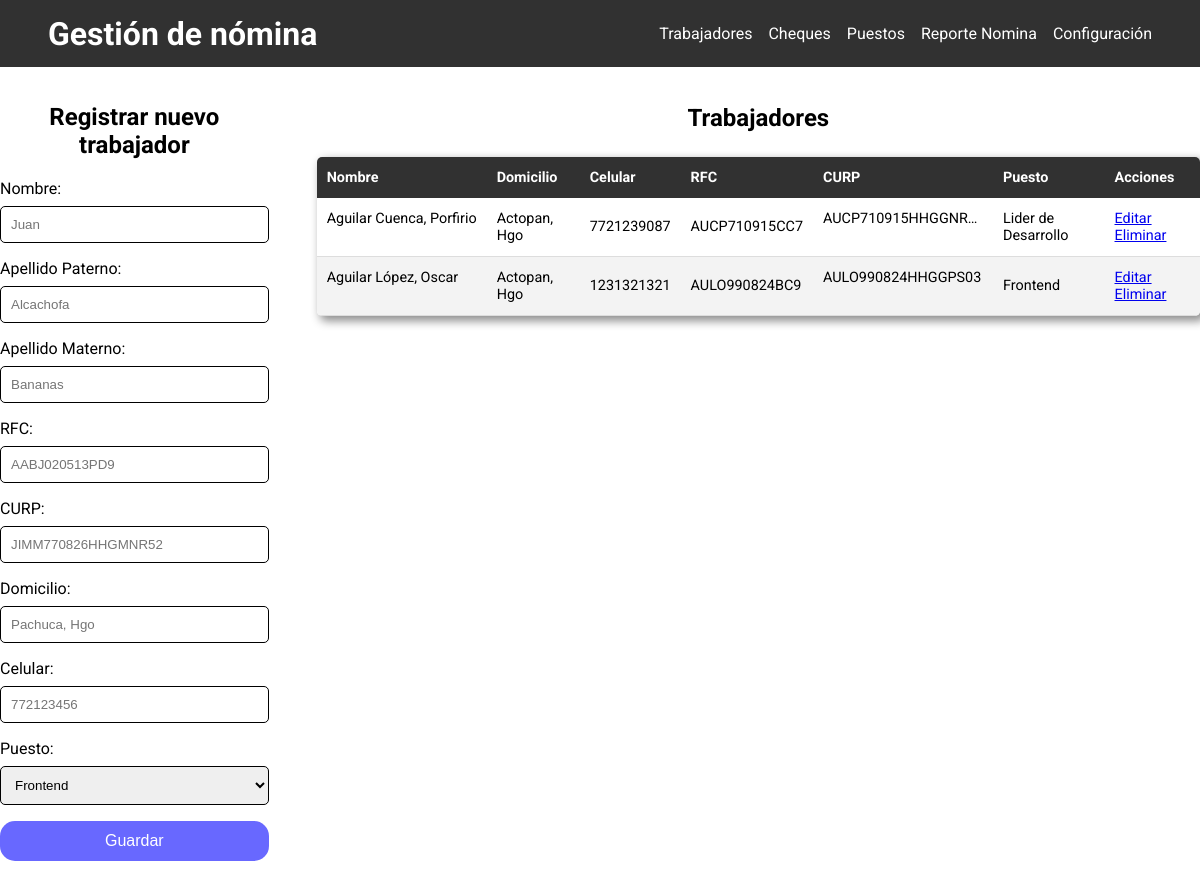
Page /trabajador-index.php on the earlier database version.
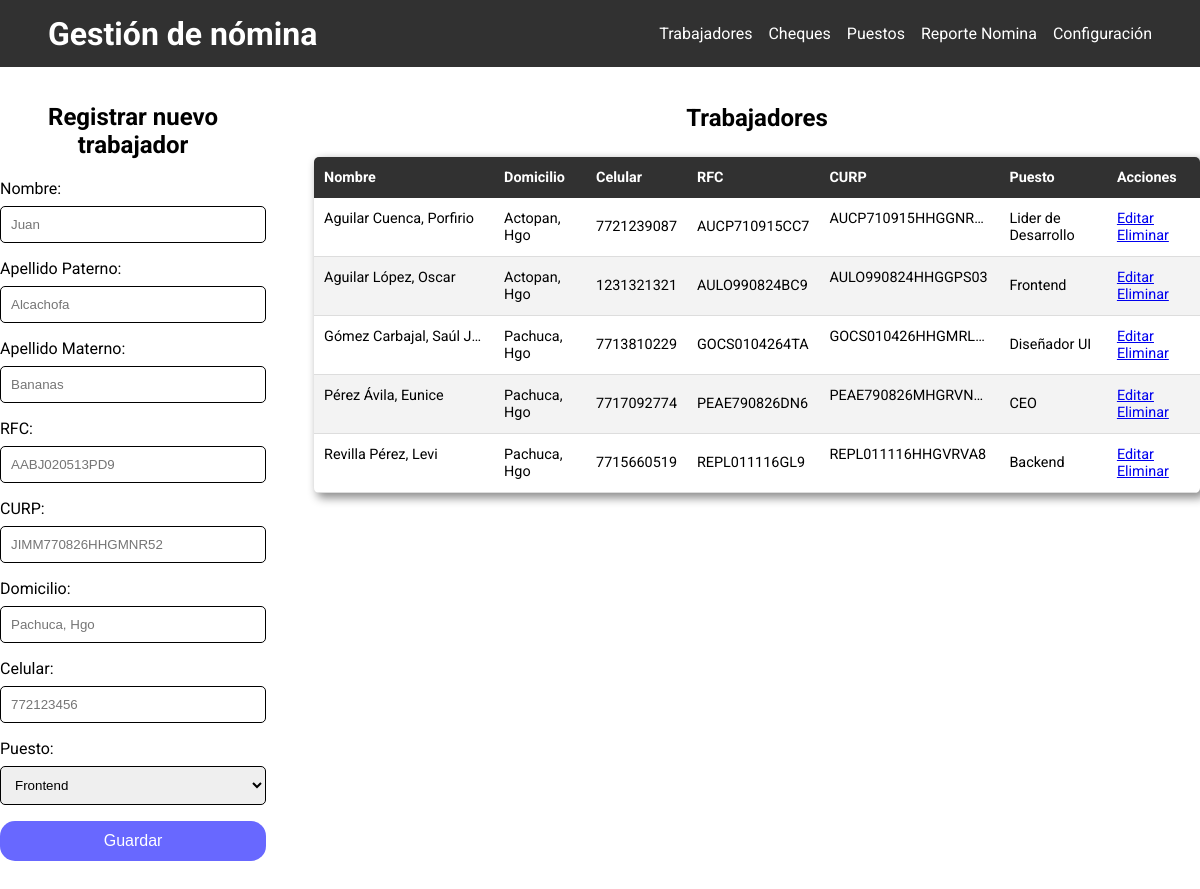
Same page on the later database version.
### tables this page shows
CREATE TABLE IF NOT EXISTS `trabajador` (
  `idTrabajador` INT NOT NULL AUTO_INCREMENT,
  `nombre` VARCHAR(80) NOT NULL,
  `apellido_paterno` VARCHAR(80) NOT NULL,
  `apellido_materno` VARCHAR(80) NOT NULL,
  `RFC` VARCHAR(13) NOT NULL UNIQUE,
  `CURP` VARCHAR(18) NOT NULL UNIQUE,
  `domicilio` VARCHAR(255) NOT NULL,
  `celular` VARCHAR(10) NOT NULL,
  `Puesto_idPuesto` TINYINT(3) NOT NULL,
  PRIMARY KEY (`idTrabajador`),
  KEY `fk_Trabajador_Puesto_idx` (`Puesto_idPuesto`),
  CONSTRAINT `fk_Trabajador_Puesto`
    FOREIGN KEY (`Puesto_idPuesto`)
    REFERENCES `puesto` (`idPuesto`));

CREATE TABLE IF NOT EXISTS `puesto` (
  `idPuesto` TINYINT(3) NOT NULL AUTO_INCREMENT,
  `nombre` VARCHAR(45) NOT NULL,
  `descripcion` VARCHAR(255) NOT NULL,
  `salario_hora_base` DECIMAL(20,2) UNSIGNED NOT NULL,
  `salario_hora_extra` DECIMAL(20,2) UNSIGNED NOT NULL,
  PRIMARY KEY (`idPuesto`));

### includes/helpers.php (called while the page is built, shortened)
<?php
function get_trabajadores($db)
{
    $query = "SELECT * FROM trabajador ORDER BY apellido_paterno ASC";
    $result_user = mysqli_query($db, $query);
    return $result_user;
}
function get_puestos($db)
{
    $query = "SELECT * FROM puesto";
    $result = mysqli_query($db, $query);
    return $result;
}
function get_puesto($db, $id)
{
    $query = "SELECT * FROM puesto WHERE idPuesto = $id";
    $result = mysqli_query($db, $query);
    return mysqli_fetch_assoc($result);
}

### trabajador-index.php (the view)
<?php include './includes/header.php' ?>
<div class="container-fluid">
  <div class="form-container">
    <h2>Registrar nuevo trabajador</h2>
    <form action="save-trabajador.php" method="post" class="form">
      <label for="nombre" class="form-label">
        <span>Nombre:</span>
        <input required type="text" name="nombre" id="nombre" placeholder="Juan">
      </label>
      <label for="apellido_paterno" class="form-label">
        <span>Apellido Paterno:</span>
        <input required type="text" name="apellido_paterno" id="apellido_paterno" placeholder="Alcachofa">
      </label>
      <label for="apellido_materno" class="form-label">
        <span>Apellido Materno:</span>
        <input required type="text" name="apellido_materno" id="apellido_materno" placeholder="Bananas">
      </label>
      <label for="RFC" class="form-label">
        <span>RFC:</span>
        <input required type="text" name="RFC" id="RFC" minlength="12" maxlength="12" placeholder="AABJ020513PD9">
      </label>
      <label for="CURP" class="form-label">
        <span>CURP:</span>
        <input required type="text" name="CURP" id="CURP" minlength="18" maxlength="18" placeholder="JIMM770826HHGMNR52">
      </label>
      <label for="domicilio">
        <span>Domicilio:</span>
        <input required type="text" name="domicilio" id="domicilio" placeholder="Pachuca, Hgo">
      </label>
      <label for="celular">
        <span>Celular:</span>
        <input required type="tel" name="celular" id="celular" minlength="10" placeholder="772123456">
      </label>
      <label for="idPuesto">
        <span>Puesto:</span>
        <select name="idPuesto" id="idPuesto" required>
          <?php
          $puestos = get_puestos($db);
          while ($row = mysqli_fetch_array($puestos)) :
          ?>
            <option value="<?= $row['idPuesto'] ?>"><?= $row['nombre'] ?></option>
          <?php endwhile; ?>
        </select>
      </label>
      <button type="submit" class="btn is-primary" name="save_trabajador">Guardar</button>
    </form>
  </div>
  <div class="table-container">
    <h2 class="center">Trabajadores</h2>
    <table class="table">
      <thead>
        <tr>
          <th>Nombre</th>
          <th>Domicilio</th>
          <th>Celular</th>
          <th>RFC</th>
          <th>CURP</th>
          <th>Puesto</th>
          <th>Acciones</th>
        </tr>
      </thead>
      <tbody>
        <?php
        $trabajador_data = get_trabajadores($db);
        while ($row = mysqli_fetch_array($trabajador_data)) :
          $name = $row['apellido_paterno'] . ' ' . $row['apellido_materno'] . ', ' . $row['nombre'];
          $puesto = get_puesto($db, $row['Puesto_idPuesto']);
        ?>
          <tr>
            <td class="table-ellipsis"><?= $name ?></td>
            <td><?= $row['domicilio'] ?></td>
            <td><?= $row['celular'] ?></td>
            <td><?= $row['RFC'] ?></td>
            <td class="table-ellipsis"><?= $row['CURP'] ?></td>
            <td><?= $puesto['nombre'] ?></td>
            <td>
              <a href="edit-trabajador.php?id=<?= $row['idTrabajador'] ?>">Editar</a>
              <a href="delete-trabajador.php?id=<?= $row['idTrabajador'] ?>" class="delete">Eliminar</a>
            </td>
          </tr>
        <?php endwhile ?>
      </tbody>
    </table>
  </div>
</div>
<?php include './includes/footer.php' ?>

### includes/header.php (shortened to what this page needs)
<?php require_once 'connection.php'; ?>
<?php include_once 'includes/helpers.php' ?>
<!DOCTYPE html>
<html lang="en">
<head>
  <link rel="stylesheet" href="./static/css/styles.css">
</head>
<body>
  <header class="header">
    <h1><a class="header-title" href="index.php">Gestión de nómina</a></h1>
    <nav class="navigation">
      <ul>
        <li><a class="link" href="trabajador-index.php">Trabajadores</a></li>
        <li><a class="link" href="cheque-index.php">Cheques</a></li>
        <li><a class="link" href="puesto-index.php">Puestos</a></li>
        <li><a class="link" href="nomina-index.php">Reporte Nomina</a></li>
        <li><a class="link" href="configuracion-index.php">Configuración</a></li>
      </ul>
    </nav>
  </header>
  <div class="wrapper">

### includes/footer.php (shortened to what this page needs)
</div>
</body>
</html>

### static/css/styles.css (style rules this page uses)
:root { --gray20: rgb(49, 49, 49); --gray10: #000; --green: #02b875; }
body { font-family: "Roboto", sans-serif; margin: 0; }
h1 { margin: 0; }
.header { align-items: center; background-color: var(--gray20); color: white; display: flex; justify-content: space-between; padding-block: 0.5rem; padding-inline: 3rem; position: sticky; top: 0; }
.header nav ul { list-style: none; display: flex; gap: 1rem; }
.btn { border-radius: 15px; border: none; color: white; font-size: 1rem; padding: 0.7rem; text-align: center; text-decoration: none; }
.btn.is-primary { background-color: rgb(104, 104, 255); }
.container-fluid { display: flex; justify-content: flex-start; gap: 1rem; }
.wrapper { max-inline-size: 1366px; margin: auto; padding-block-start: 1rem; }
.form-container { margin-right: 2rem; margin-bottom: 3rem; }
.form { display: flex; flex-direction: column; gap: 1rem; }
.form label { display: flex; flex-direction: column; gap: 0.5rem; }
.form input, .form select, .form textarea { border: 1px solid black; border-radius: 5px; padding: 10px; }
.form-container h2 { text-align: center; }
.link, .header-title { color: white; text-decoration: none; }
.table-container { margin: 1px auto; }
.table-ellipsis { max-width: 160px; display: block; white-space: nowrap; overflow: hidden; text-overflow: ellipsis; }
.table-container h2 { text-align: center; }
.table { border-collapse: collapse; margin: 25px auto; font-size: 0.9em; min-width: 400px; border-radius: 5px; overflow: hidden; box-shadow: 4px 4px 10px 1px rgba(0, 0, 0, 0.45); }
.table thead tr { background-color: var(--gray20); color: #ffffff; text-align: left; font-weight: bold; }
.table th, .table td { padding: 12px 10px; }
.table tbody tr { border-bottom: 1px solid #dddddd; }
.table tbody tr:nth-of-type(even) { background-color: #f3f3f3; }

Differences in the rows shown:
added trabajador: name "Gómez Carbajal, Saúl J…", domicilio "Pachuca, Hgo", celular "7713810229", RFC "GOCS0104264TA", CURP "GOCS010426HHGMRL…", Puesto_idPuesto.nombre "Diseñador UI"
added trabajador: name "Pérez Ávila, Eunice", domicilio "Pachuca, Hgo", celular "7717092774", RFC "PEAE790826DN6", CURP "PEAE790826MHGRVN09", Puesto_idPuesto.nombre "CEO"
added trabajador: name "Revilla Pérez, Levi", domicilio "Pachuca, Hgo", celular "7715660519", RFC "REPL011116GL9", CURP "REPL011116HHGVRVA8", Puesto_idPuesto.nombre "Backend"
